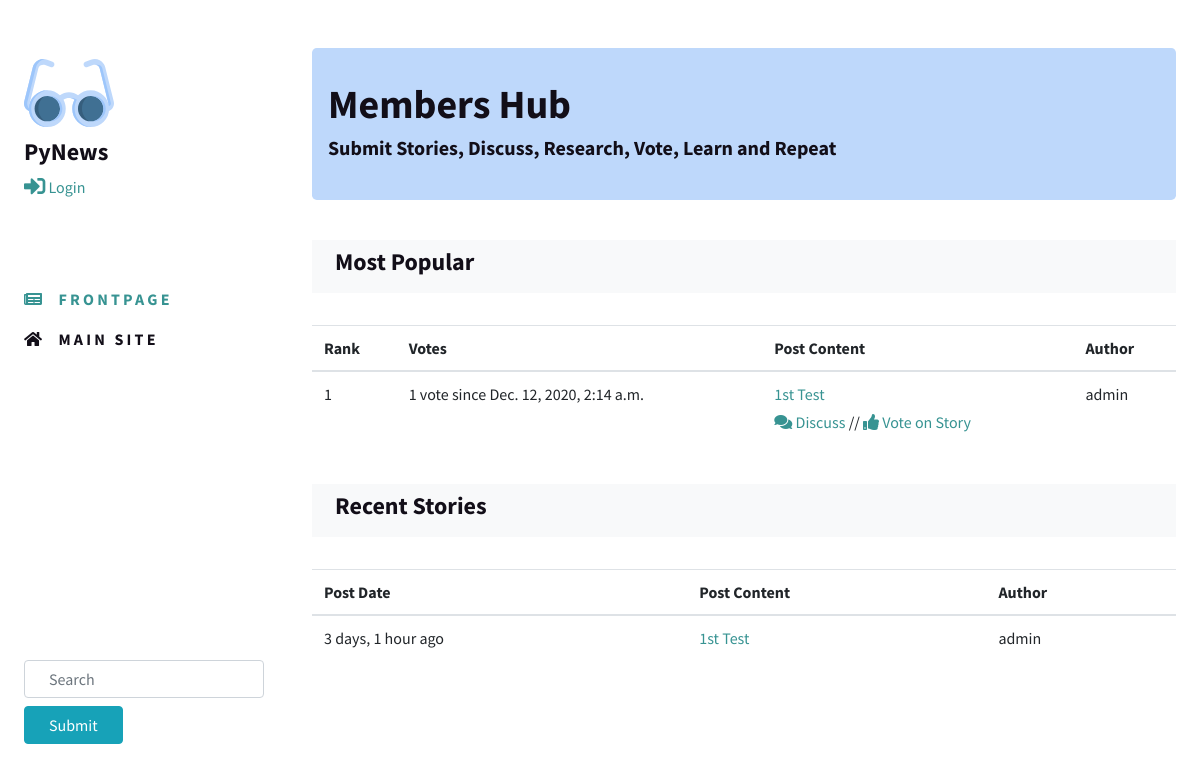
The page /stories/ on the database as committed earlier.
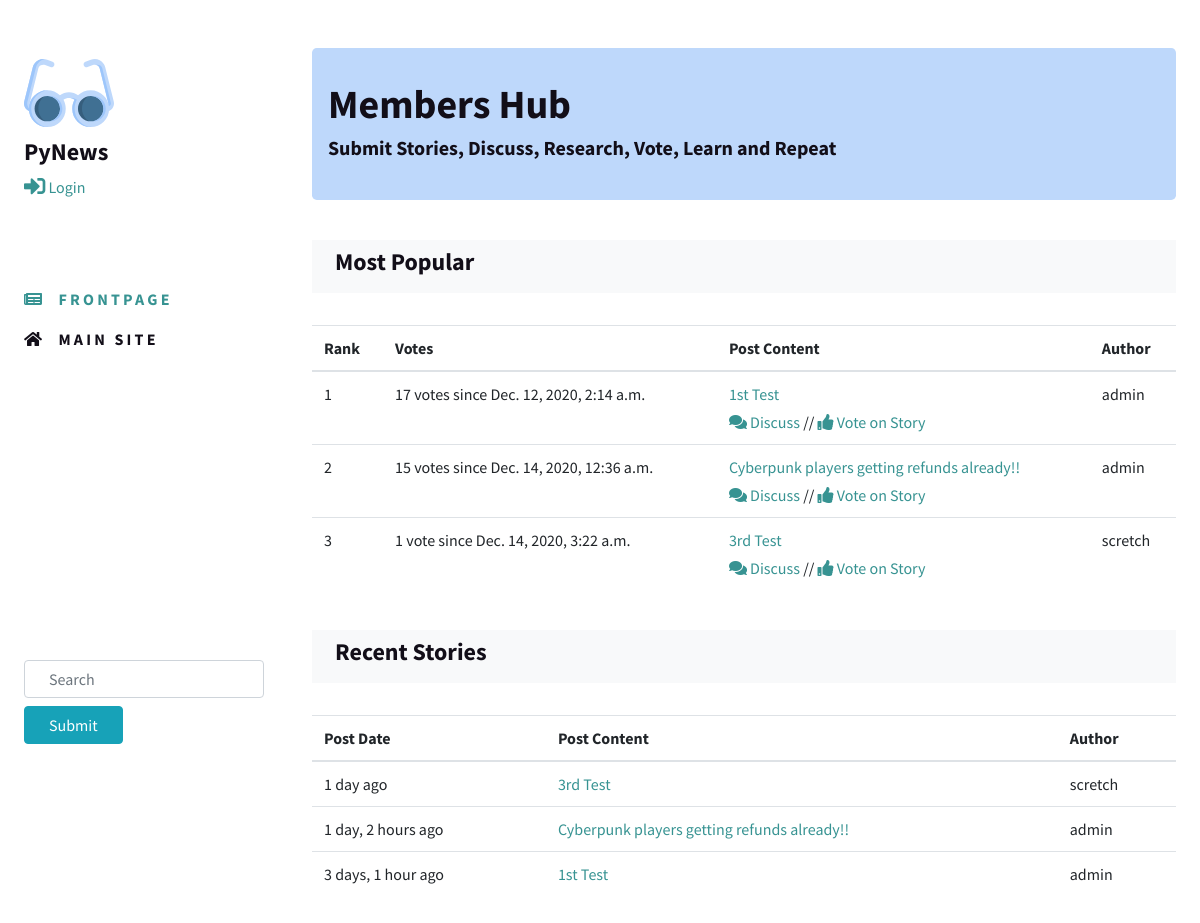
The same page on the database as committed later.
### stories/models.py (models this page shows, shortened)
class Story(models.Model):
    title = models.CharField(max_length=255)
    url = models.URLField()
    vote_count = models.IntegerField(default=1)
    author = models.ForeignKey(User, related_name='stories', on_delete=models.CASCADE)
    published_date = models.DateTimeField(auto_now_add=True)
    class Meta:
        verbose_name_plural = "stories"
        ordering = ['-published_date']

### stories/views.py (the view)
# urls.py: path('', frontpage, name="frontpage"),
def frontpage(request):
    stories = Story.objects.all().order_by('-vote_count')[:5]
    new_stories = Story.objects.all().order_by('-published_date')[:50]
    context = {
        'stories': stories,
        'new_stories': new_stories,
    }
    return render(request, 'stories/frontpage.html', context)

### templates/stories/frontpage.html (shortened to what this page needs)
{% extends 'stories/base.html' %}
{% load static %}
{% block content %}
<div class="px-4 py-5">
  <div class="jumbotron">
    <h1>Members Hub</h1>
    <h5>Submit Stories, Discuss, Research, Vote, Learn and Repeat</h5>
  </div>
  <br>
  <div class="p-2 mb-2 bg-light">
    <div class="container-fluid">
      <h4>Most Popular</h4>
    </div>
  </div>
  <br>
  <div class="contianer-fluid">
    <table class="table">
      <thead>
        <tr>
          <th scope="col">Rank</th>
          <th scope="col">Votes</th>
          <th scope="col">Post Content</th>
          <th scope="col">Author</th>
        </tr>
      </thead>
      <tbody>
        {% for story in stories %}
        <tr>
          <td>{{ forloop.counter }}</td>
          <td>
            {% if story.vote_count == 1 %}
            <p>{{ story.vote_count }} vote since {{ story.published_date}}</p>
            {% else %}
            <p>{{ story.vote_count }} votes since {{ story.published_date}}</p>
            {% endif %}
          </td>
          <td>
            <a href="{{ story.url }}" target="_blank">{{ story.title }}</a>
            <br>
            {% if not story.author == request.user %}
            <div class="mt-2">
              <a href="{% url 'story_detail' story.id %}"><i class="fas fa-comments"></i> Discuss</a> //
              <a href="{% url 'vote' story.id %}"><i class="fas fa-thumbs-up"></i> Vote on Story</a>
            </div>
            {% else %}
            <div class="mt-2">
              <a href="{% url 'story_detail' story.id %}"><i class="fas fa-eye"></i> View </a>
            </div>
            {% endif %}
          </td>
          <td>
            {{ story.author }}
          </td>
        </tr>
        {% endfor %}
      </tbody>
    </table>
    <br>
    <div class="p-2 mb-2 bg-light">
      <div class="container-fluid">
        <h4>Recent Stories</h4>
      </div>
    </div>
    <br>
    <table class="table">
      <thead>
        <tr>
          <th scope="col">Post Date</th>
          <th scope="col">Post Content</th>
          <th scope="col">Author</th>
        </tr>
      </thead>
      <tbody>
        {% for story in new_stories %}
        <tr>
          <td>
            {{ story.published_date|timesince }} ago
          </td>
          <td>
            <a href="{% url 'story_detail' story.id %}">{{ story.title }}</a>
          </td>
          <td>
            {{ story.author }}
          </td>
        </tr>
        {% endfor %}
      </tbody>
    </table>
  </div>
</div>
{% endblock %}

Rows that differ between the two databases and show on the page:
changed Story "Dec. 12, 2020, 2:14 a.m.": vote_count "1" → "17"; vote_count "vote since" → "votes since"
added Story: vote_count "15", published_date "Dec. 14, 2020, 12:36 a.m.", title "Cyberpunk players getting refunds already!!", shows "Discuss", author "admin", published_date "1 day, 2 hours"
added Story: vote_count "1", published_date "Dec. 14, 2020, 3:22 a.m.", title "3rd Test", shows "Discuss", author "scretch", published_date "1 day"
